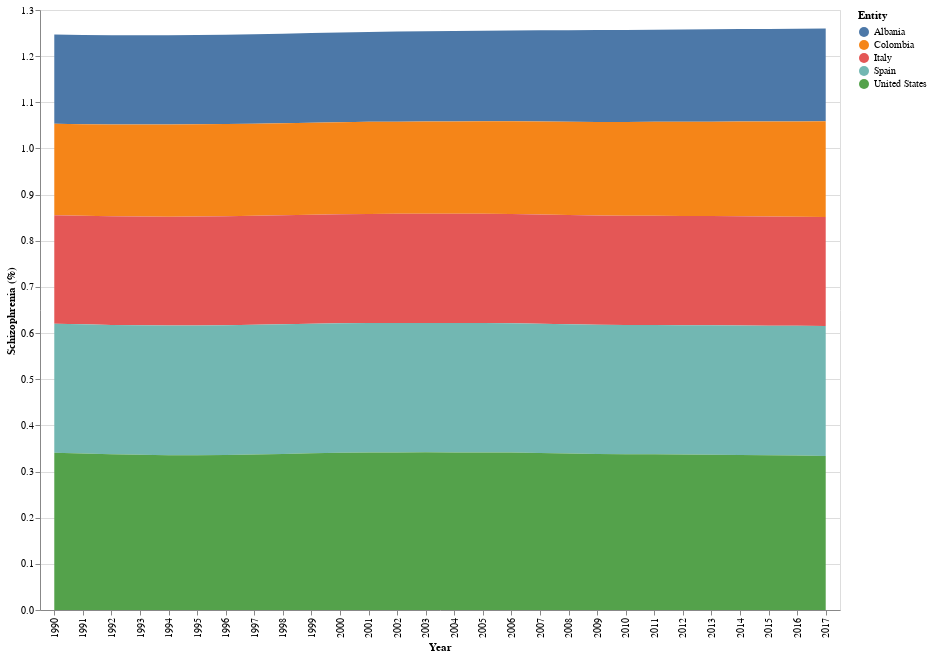

Here is the notebook cell this chart was saved with:
### Markdown cell above
Analizando la prevalencia de esquizofrenia en los diferentes paises, se determina que Estados Unidos presenta mayores indices en casos de este trastorno, asi mismo el grafico de lineas permite evidenciar que paises como Albania y Colombia contienen menores registros en este estudio.

### Code cell
alt.Chart(df_mhd_countries2).mark_area().encode(
    alt.X('Year:O'),
    alt.Y('Schizophrenia (%):Q'),
    alt.Color('Entity:N')
).properties(
    width=800,
    height=600
)

### Figure 1 — Vega-Lite specification as saved in the notebook (floating-point values rounded to 4 significant figures; data arrays with more than 128 entries replaced by an {"elided": "..."} marker saying what was removed)
{"config": {"view": {"continuousWidth": 400, "continuousHeight": 300}}, "data": {"name": "data-5a8a43c4d0db513c0e18e685f6cdbb63"}, "mark": "area", "encoding": {"color": {"field": "Entity", "type": "nominal"}, "x": {"field": "Year", "type": "ordinal"}, "y": {"field": "Schizophrenia (%)", "type": "quantitative"}}, "height": 600, "width": 800, "$schema": "https://vega.github.io/schema/vega-lite/v4.17.0.json", "datasets": {"data-5a8a43c4d0db513c0e18e685f6cdbb63": {"elided": "140 records"}}}
